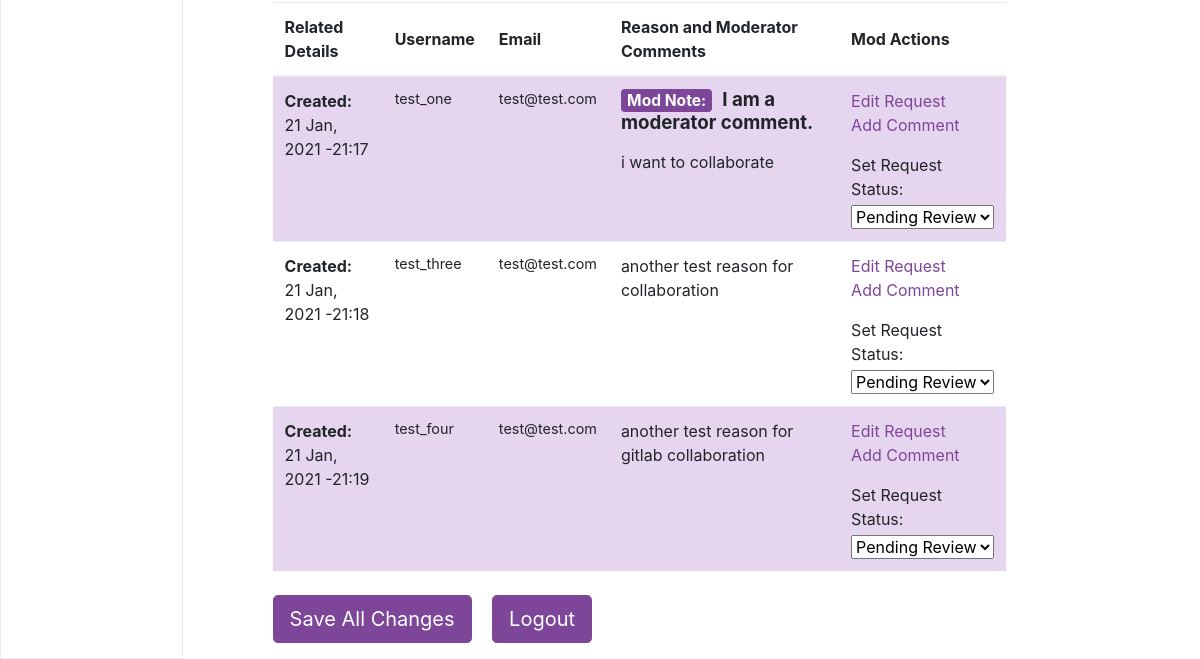
Page /moderator/ (signed in, lower part) on the earlier database version.
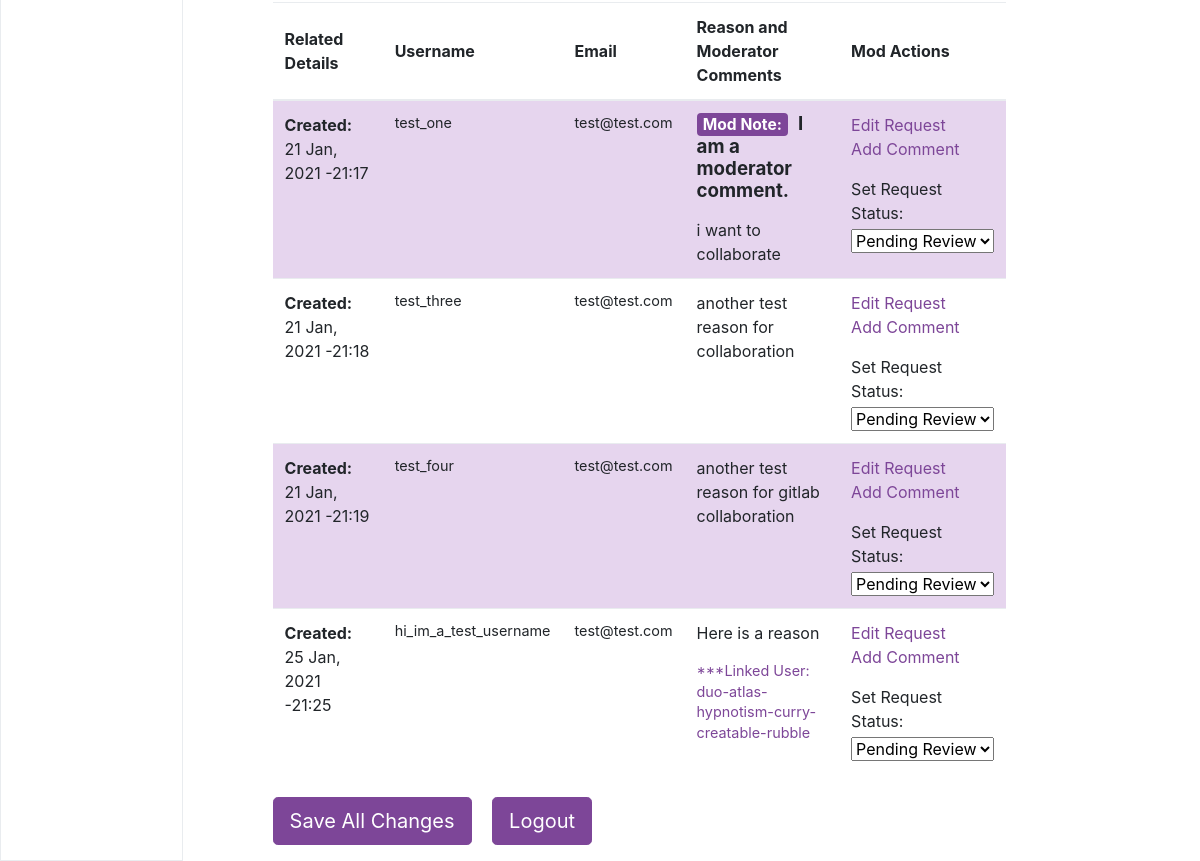
Same page on the later database version.
### anonticket/models.py (models this page shows, shortened)
class GitlabAccountRequest(models.Model):
    username = models.SlugField(
        max_length=64,
        unique=True,
        help_text= """Type your requested username here. Note that your
        username MUST start with a letter or number, and that usernames
        can only use letters (A-Z, a-z), numbers, underscores (_), and
        hyphens(-).""",
        validators=[check_if_user_in_gitlab]
        )
    email = models.EmailField()
    reason = models.CharField(
        max_length=256,
        help_text = """Please explain why you want to collaborate with the
        Tor Community.""",
    )
    REVIEWER_STATUS_CHOICES = [
        ('P', 'Pending Review'),
        ('A', 'Approved'),
        ('R', 'Rejected'),
    ]
    reviewer_status = models.CharField(
        max_length=3,
        choices=REVIEWER_STATUS_CHOICES,
        default='P',
    )
    approved_to_GitLab = models.BooleanField(default=False)
    created_at = models.DateTimeField(auto_now_add=True, blank=False)
    linked_user = models.OneToOneField(
        UserIdentifier,
        null=True,
        blank=True,
        on_delete=models.SET_NULL)
    mod_comment = models.TextField(
        blank=True,
        verbose_name='Moderator Comment',
        help_text="""As a moderator, you can add a comment to this item.
        Once saved, it will appear on the moderator landing page and can
        be seen by all moderators, but it will not be seen by users. """,
    )

class UserIdentifier(models.Model):
    user_identifier = models.CharField(max_length=200)
    created_at = models.DateTimeField(auto_now_add=True, blank=False)
    def __str__(self):
        return self.user_identifier

### anonticket/views.py (the view, shortened to what this page needs)
@user_passes_test(
    is_mod_or_approver, login_url=login_redirect_url)
@staff_member_required
def moderator_view(request):
    from anonticket.forms import (
        PendingNoteFormSet,
        PendingIssueFormSet,
        PendingGitlabAccountRequestFormSet,
        )
    user = request.user
    messages = {}
    if request.method == 'POST':
        if is_moderator(user) == True:
            note_formset = PendingNoteFormSet(
                prefix="note_formset", data=request.POST)
            issue_formset = PendingIssueFormSet(
                prefix="issue_formset", data=request.POST)
            if issue_formset.is_valid():
                issue_formset.save()
            if note_formset.is_valid():
                note_formset.save()
            else:
                print(issue_formset.errors)
                print(note_formset.errors)
        if is_account_approver(user) == True:
            gitlab_formset = PendingGitlabAccountRequestFormSet(
                prefix="gitlab_formset", data=request.POST)
            if gitlab_formset.is_valid():
                gitlab_formset.save()
            else:
                print(gitlab_formset.errors)
        return redirect('/moderator/')
    else:
        if is_moderator(user) == True:
            note_formset = PendingNoteFormSet(prefix="note_formset")
            issue_formset = PendingIssueFormSet(prefix="issue_formset")
        if is_account_approver(user) == True:
            gitlab_formset = PendingGitlabAccountRequestFormSet(
                prefix="gitlab_formset")
        else:
            gitlab_formset = {}
            messages['gitlab_message'] = """You do not
            have permission to view pending Gitlab account requests at this time."""
    return render(request, "anonticket/moderator.html", {
        "note_formset": note_formset,
        "issue_formset":issue_formset,
        "gitlab_formset": gitlab_formset,
        "messages": messages
        })

### anonticket/views.py (called while the page is built)
def is_moderator(user):
    if user.groups.filter(name="Moderators").exists() == True:
        return True
    elif user.is_superuser:
        return True
    else:
        return False

def is_account_approver(user):
    if user.groups.filter(name="Account Approvers").exists() == True:
        return True
    elif user.is_superuser:
        return True
    else:
        return False

def is_mod_or_approver(user):
    if is_moderator(user) == True:
        return True
    elif is_account_approver(user) == True:
        return True
    else:
        return False

### anonticket/templates/anonticket/moderator.html (shortened to what this page needs)
{% extends 'shared/layout.html' %}
{% load static %}
{% block content %}
<div class="row">
  <div class="col-12 mt-5">
      {% if gitlab_formset.forms %}
        <table>
          <thead>
            <th class="align-middle">
              Related Details
            </th>
            <th class="align-middle">
              Username
            </th>
            <th class="align-middle">
              Email
            </th>
            <th class="align-middle">
              Reason and Moderator Comments
            </th>
            <th class="align-middle">
              Mod Actions
            </th>
          </thead>
          {% for form in gitlab_formset %}
          <tr>
            <td style="width:15%">
              <ul class="list-unstyled">
                <li><strong>Created:</strong></li>
                <li>{{form.instance.created_at|date:"d M, Y" }}
                  -{{form.instance.created_at|time:"H:i" }}</li>
              </ul>
            </td>
            <td style="width:11%">
              <p class="small short-height">{{form.instance.username}}</p>
            </td>
            <td style="width:15%">
              <p class="small short-height">
                {{form.instance.email}}
              </p>
            </td>
            <td>
              {% if form.instance.mod_comment %}
              <p class="strong short-height">
                <span class="badge badge-primary">Mod Note:</span>
                <span class="small ml-1"><strong>{{form.instance.mod_comment}}</strong></span class="small"></p>
              {% endif %}
                {{form.instance.reason}}
                {% if form.instance.linked_user %}
                <p class="short-height small mt-3 text-primary">
                  ***Linked User: {{form.instance.linked_user}}</p>
                {% endif %}
            </td>
            <td style="width: 12%">
              <div class="mt-0">
                <a href="{% url 'mod-update-gitlab-account-request' form.instance.pk %}"
                class="btn-link mr-2">Edit Request</a>
              </div>
              <div class="mt-0">
                <a href="{% url 'mod-update-gitlab-account-request' form.instance.pk %}"
                class="btn-link mr-2">Add Comment</a>
              </div>
              <div class="mt-3">
                Set Request Status:
              </div>
              <div class="mt-1">
                {{form.reviewer_status}}
              </div>
            </td>
          </tr>
          {% endfor %}
        </table>
      {% elif messages %}
      <p>{{messages.gitlab_message}}</p>
      {% else %}
      <p>No Pending Gitlab Account Requests at this Time.</p>
      {% endif %}
    </div>
  </div>
<div class="row">
  <div class="col-12">
    <button type="submit" class="btn btn-lg btn-primary mr-2 mt-2">Save All Changes</button>
    <a href="/tor_admin/logout" class="btn btn-lg btn-primary ml-2 mt-2">Logout</a>
  </div>
</div>
{% endblock %}

Differences in the rows shown:
added GitlabAccountRequest: instance.created_at "25 Jan, 2021", instance.created_at "21:25", instance.username "hi_im_a_test_username", instance.email "test@test.com", instance.reason "Here is a reason", instance.linked_user "duo-atlas-hypnotism-curry-creatable-rubble"
Other differences:
new list line: "Created: - ***Linked User: Edit Request Add Comment Set Request Status: Pending Review"
